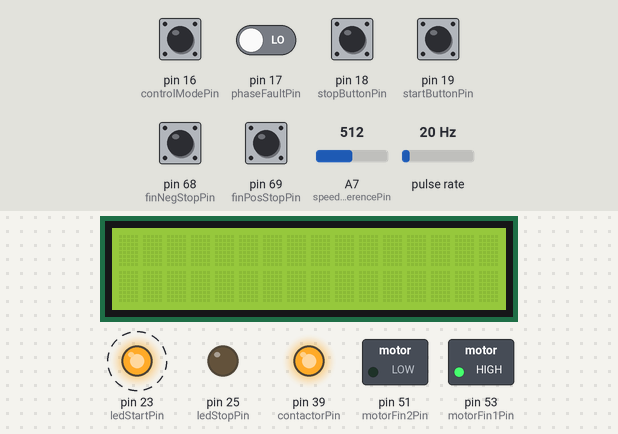
The sketch below on a simulated Arduino Mega 2560, built with avr-gcc and run on an emulated ATmega2560. On the bench: 16×2 character LCD, switched loads named in the sketch (green lamp = pin HIGH), output pins drawn as LEDs (lit = HIGH). Wiring (inferred from the names in the program): pulse sensor: data pin 2. Dashed ring = blinking. The inputs (shaded band) are chosen by the test bench; at power-on: pin 16 (controlModePin), pin 18 (stopButtonPin), pin 19 (startButtonPin), pin 68 (finNegStopPin), pin 69 (finPosStopPin) HIGH, pin 17 (phaseFaultPin) LOW, pulse rate 20 Hz, A7 (speedReferencePin) = 512. EEPROM starts erased; what the sketch prints to the serial monitor is not drawn.

Above: at 1.2 s.
1.3 s: pin 68 (finNegStopPin) pulled LOW for 0.15 s
At 3.4 s:
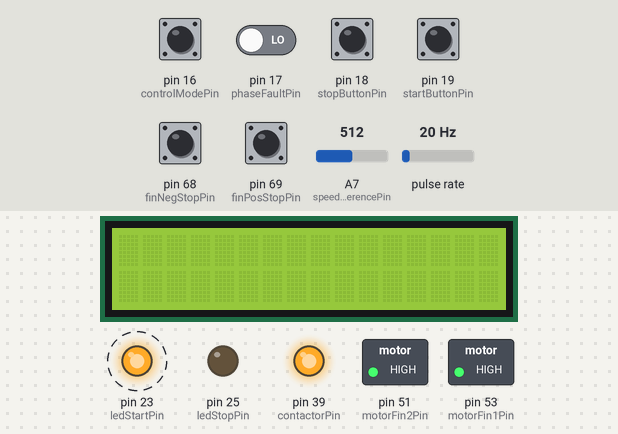
4.5 s: pin 17 (phaseFaultPin) driven HIGH
At 5.9 s:
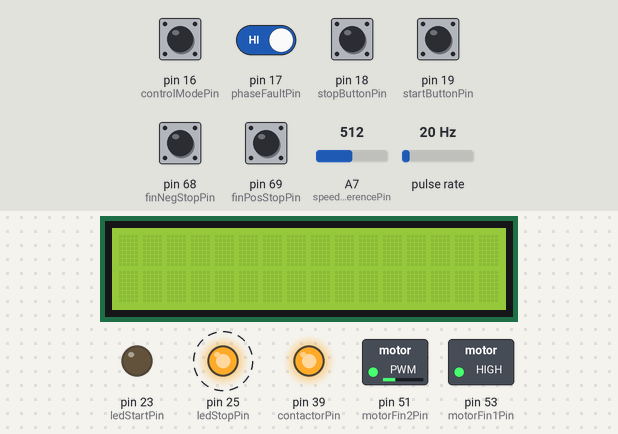
7.0 s: pin 68 (finNegStopPin) pulled LOW for 1 s
At 7.8 s:
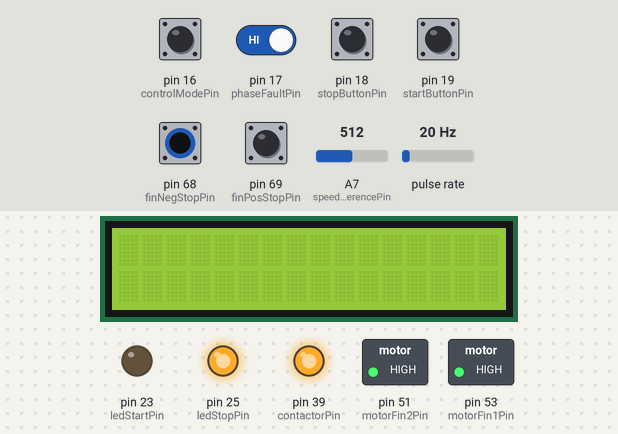
8.6 s: pin 17 (phaseFaultPin) driven LOW
At 10.97 s:
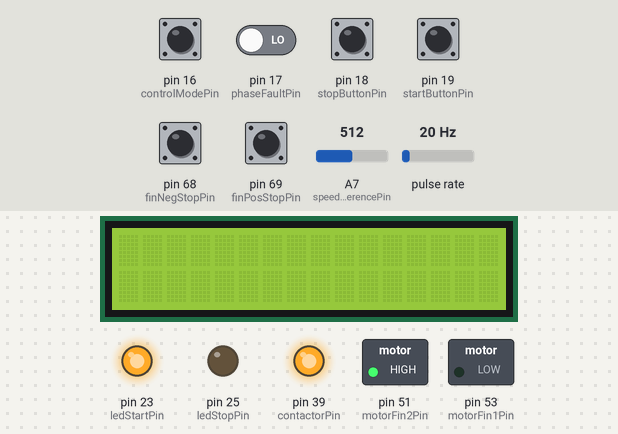
11.6 s: pin 18 (stopButtonPin) pulled LOW for 0.15 s
At 11.83 s:
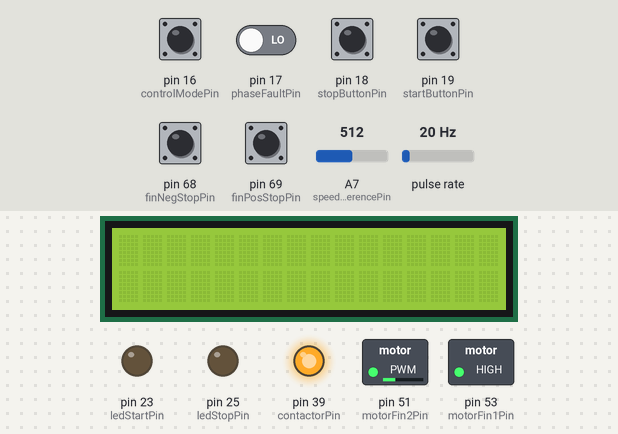
12.3 s: pulse rate (sensor on pin 2) set to 4 Hz
Timing chart, 0 to 16.3 s (numbered marks = the images above; inputs shaded):
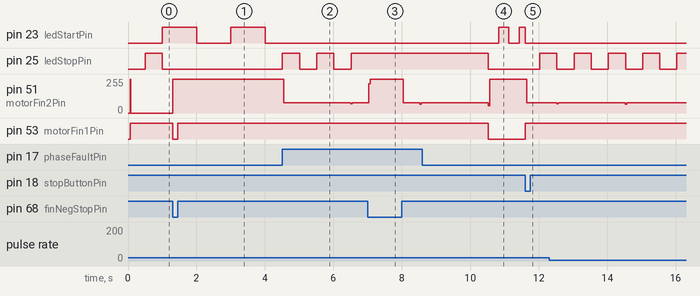

The sketch:

main_project.ino
```cpp
/*
  General comments here
*/

// === LIBRARIES
#include <Wire.h>
#include <LiquidCrystal_I2C.h>
#include <EEPROM.h>
#include<avr/wdt.h>


// === PIN MAPPING
#define speedSensorPin 2
#define speedReferencePin 61
#define startButtonPin 19
#define stopButtonPin 18
#define phaseFaultPin 17
#define controlModePin 16
#define finPosStopPin 69
#define finNegStopPin 68
//#define waterValvePosStopPin 67
//#define waterValveNegStopPin 66
//#define finPosSensorPin 62
#define motorFin1Pin 53 //49
#define motorFin2Pin 51 //47
#define ledStartPin 23
#define ledStopPin 25
#define contactorPin 39


// === CONSTANTS
#define displayAddress 0x27
#define displayCol 2
#define displayLin 16
#define N_MAGNETS 4

// === GLOBAL VARIABLES

// == Speed sensor calculation
volatile unsigned int speedSensorCount = 0;          // to count the pulses of the speed sensor
unsigned long lastSpeedSensorCount = 0;  // to be used as delta pulse count for speed calculationio
unsigned long speedSensorLastTime = 0;       // to be used as delta time for speed calculation
unsigned long dTime = 0;          // used in getActualSpeed function
unsigned long dPulse = 0;         // used in getActualSpeed function
unsigned long speedLastValue = 0; // used in getActualSpeed function

int speedValue_k =0;    // used for filter;
int speedValue_kp =0;
float alpha = 0; // alpha value, zero for no-filter at all;

int actualSpeed = 0;
int sum; //sums the vector to get average after...


// moving average filter definitions

const bool IS_FILTER = 0; // 0 for NON-FILTER, 1 for FILTER;
const int windowSize = 4; // the size of the moving window
int readings[windowSize];  // an array to store the last N readings
int index = 0;             // the current index in the array
int total = 0;             // the running total of the readings
int average = 0;           // the average of the readings


// variables for push buttons
unsigned long lastStartDebouncingTime = 0;
unsigned long lastStopDebouncingTime = 0;
int buttonStartState =1;
int buttonStopState = 1;
int deboucingTime = 50; //in ms;


// == LCD display
LiquidCrystal_I2C display(displayAddress, displayCol, displayLin);  // LCD display instance declaration
char line0[16];                              // buffer char vector for the line0 of the display
char line1[16];                              // buffer char vector for the line1 of the display

// CONTROL variables
int controlActualSpeed;
int controlReferenceSpeed;
int controlError;
int controlHist = 100;
int controlHistDead = 50;
int controlLastState = 0;

// variables used in the ROUTINE.INO
unsigned long lastTimeMillis1s0 = 0;
unsigned long lastTimeMillis0s5 = 0;
unsigned long lastTimeMillis2s0 = 0;
unsigned long lastTimeMillis0s3 = 0;
unsigned long watchDogTimeMillis = 0;
unsigned long lastTimeMillis10s0 = 0;
int time1s0 = 1000;
int time0s5 = 500;
int time0s3 = 300;
int time2s0 = 2000;
int time0s6 = 600;
int time10s0 = 10000;

int STATE = 0;  // 0 for INITIALIZATION
                // 1 for CONTROL
                // 2 for STOP

const int stateAddressEEPROM = 1;
const int stopButtonAddressEEPROM = 2;
const int stopPhaseFaultAddressEEPROM = 3;
const int stopFinAddressEEPROM = 4;
int temp_STATE_EEPROM = 0;


bool FLAG_FIN = 0;
// bool STATUS_INI = 1;

int controlCountContactor = 0;
int COUNT_STABLE_CONTACTOR = 5;
bool STABLE_CONTROL_CONTACTOR_FLAG = 0;

bool STOP_BUTTON_FLAG = 0;
bool STOP_PHASE_FAULT_FLAG = 0;
bool STOP_FIN_FLAG = 0;

bool STOP_MODE_FINISHED_FLAG = 0;

bool MESSAGE_SWAP_FLAG = 0;

bool STOP_PHASE_FAULT_AUTO_RESTART_FLAG = 0;


// == Swithes variables (NOT push button types)

int temp;


// === SETUP, code executed one time since uC started
void setup() {

  Serial.begin(9600);  //if needs serial
  wdt_disable();

  initSensors();    // sensors initialization
  initActuators() ;  // actuators initialization

  // SPECIAL CONDITION if a new arduino with epprom cleared is flashed.
  temp_STATE_EEPROM = EEPROM.read(stateAddressEEPROM);
  if (temp_STATE_EEPROM != 0 && temp_STATE_EEPROM != 1 && temp_STATE_EEPROM != 2 ){
    STATE = 0;
  }else{
    STATE = EEPROM.read(stateAddressEEPROM);
    STOP_BUTTON_FLAG = EEPROM.read(stopButtonAddressEEPROM);
    STOP_PHASE_FAULT_FLAG = EEPROM.read(stopPhaseFaultAddressEEPROM);
    STOP_FIN_FLAG = EEPROM.read(stopFinAddressEEPROM);
  }


  for (int i = 0; i < windowSize; i++) {
    readings[i] = 0;      // initialize all readings to zero
  }


  //ENABLE watch dog 2 seconds
  wdt_enable(WDTO_2S);


}


// === LOOP, code executed in loop after the SETUP part
void loop() {

  // setMotorFins(1);
  // STATE = -3;
  // Serial.println(STOP_PHASE_FAULT_FLAG);

  // EEPROM update only writes if the value is different, saving EEPROM cycles
  EEPROM.update(stateAddressEEPROM, STATE);
  EEPROM.update(stopButtonAddressEEPROM, STOP_BUTTON_FLAG);
  EEPROM.update(stopPhaseFaultAddressEEPROM, STOP_PHASE_FAULT_FLAG);
  EEPROM.update(stopFinAddressEEPROM, STOP_FIN_FLAG);


  //watchdog resets each .6s
  ///.6s time slot
  if ((millis()-watchDogTimeMillis) > 600){

    //things that have a 1s period;
    watchDogTimeMillis = millis();
    wdt_reset();
  }


  switch (STATE) {
    case 0:               // INITIALIZATION
      INITIALIZATION();
      break;

    case 1:
      CONTROL();
      break;

    case 2:               // STOP
      STOP();
      break;

    // BELOW CASES ARE ONLY FOR DEBUG

  }


/*
  //setMotorFins(-1);

    controlActualSpeed = getActualSpeed();
    controlReferenceSpeed = getSpeedReference();
    controlError = controlReferenceSpeed - controlActualSpeed;
    //Serial.println(controlError);
    //Serial.println(controlLastState);
  //  setMotorFins(1);

  lcdDisplaySpeed(controlActualSpeed);
  delay(500);

  if((controlError > controlHist))
    if((controlLastState == 0)){
        controlLastState = 1;
        setMotorFins(1);
        delay(1000);
        Serial.println("entrou 1");
  }
  if((controlError < 0))
    if(controlLastState == 1) {
      controlLastState = 0;
      setMotorFins(0);
      delay(1000);
      Serial.println("entrou 2");
  }
  if((controlError < -1*controlHist))
    if((controlLastState == 0)){
      controlLastState = -1;
      setMotorFins(-1);
      delay(1000);
      Serial.println("entrou 3");
  }
  if((controlError > 0))
    if((controlLastState == -1)){
      controlLastState = 0;
      setMotorFins(0);
      delay(1000);
      Serial.println("entrou 4");
  }
  Serial.print("control error=    "); Serial.println(controlError);
  Serial.print("controlLastState= "); Serial.println(controlLastState);


   /*
    if((controlError > controlHist)){
        if(controlLastState != 1){
            Serial.println("entrou");
            controlLastState = 1;
            //setMotorFins(0); delay(100);
            setMotorFins(1);
        }
    }
    if((controlError < controlHist)){
        if(controlLastState != -1){
            controlLastState = -1;
            //setMotorFins(0); delay(100);
            setMotorFins(-1);
        }
    }
    if((controlError < controlHist) && (controlError < controlHistDead)){
        if(controlLastState == 1){
          controlLastState = 0;
          setMotorFins(0);
        }
    }
    if((controlError > controlHist) && (controlError > controlHistDead)){
        if(controlLastState == -1){
          controlLastState = 0;
          setMotorFins(0);
        }
    }

    delay(1000);
    lcdDisplaySpeed();


    /*

  //Serial.println(getActualSpeed());

  //digitalWrite(ledStopPin, HIGH);
  //delay(1000);
  //digitalWrite(ledStopPin, LOW);
  //delay(1000);

  Serial.println("Sensors testing mode...");
  Serial.print("start button:                     "); Serial.println(getStartButtonStatus());
  Serial.print("stop button:                      "); Serial.println(getStopButtonStatus());
  Serial.print("fault condition:                  "); Serial.println(getPhaseFaultCondition());
  Serial.print("control mode:                     "); Serial.println(getControlMode());
  Serial.print("fin end travel sensor positive:   "); Serial.println(getFinEndSensorPositiveStatus());
  Serial.print("fin end travel sensor negative:   "); Serial.println(getFinEndSensorNegativeStatus());
  // Serial.print("water end travel sensor positive: "); Serial.println(getWaterValveEndSensorPositiveStatus());
  // Serial.print("water end travel sensor negative: "); Serial.println(getWaterValveEndSensorNegativeStatus());
  // Serial.print("fin position sensor:              "); Serial.println(getFinPosition());
  // Serial.println("-------");

  //setDisplay(getSpeedReference(), getActualSpeed(), 1);  // * SHALL BE INSIDE writeOutputs() after debugging...
  */

}
```

actuatorsFunctions.ino
```cpp
/*
  This *.ino file deals with all functions that are related to ACTUATORS:
    > LCD sensor
*/


/*
  Describe the initial behaviours of the actuators.
  This function is called in the setup() part of the main project code.
  Returns nothing.
*/
void initActuators(){
  // set the initial configs for the LCD display
  // display.begin(displayCol, displayLin);
  display.init();       //  initializatiton of the LCD display
  display.backlight();  //  turn on the backlight of the display
  display.clear();      //  cleans the display
  //display.noBacklight();

  pinMode(motorFin1Pin, OUTPUT);
  digitalWrite(motorFin1Pin, HIGH);
  pinMode(motorFin2Pin, OUTPUT);
  digitalWrite(motorFin2Pin, HIGH);

  pinMode(ledStartPin, OUTPUT);
  digitalWrite(ledStopPin, LOW);
  pinMode(ledStopPin, OUTPUT);
  digitalWrite(ledStopPin, LOW);

  pinMode(contactorPin, OUTPUT);
  digitalWrite(contactorPin, HIGH);


}
// ---------------------- //

/*
  set the LCD display accordingly to the inputs.
  > refValue:     the reference value that will be displayed in the first line;
  > actualValue:  last value of the given reading
  > controlMode:  0-Manual mode, 1-Speed control mode. Only changes the display information (% or RPM)
  Returns nothing.
*/

void lcdDisplaySpeed(int actualSpeed){
  // reading the reference and actual speed...
  // By some reason when input it direcly in below sprintf function, the pushbuttom interruption does not works well...
  //int actualSpeed;
  int refSpeed;
  refSpeed = getSpeedReference();
  //actualSpeed = getActualSpeed();
  //Serial.println(actualSpeed);
  //actualSpeed = 208;

  //Serial.print("value input function    "); Serial.println(actualSpeed);

  sprintf(line0, "REF. [RPM]  %4u", refSpeed);  // use %03u for leading zero or %3u for no-leading zero.
  display.setCursor(0, 0);                      // set the cursor to line 0, column 0
  display.print(line0);                         // print the buffer line0
  //Serial.println(line0);
  // LINE 1 of the display formatting, same idea of the LINE 0
  sprintf(line1, "ROTACAO     %4u", actualSpeed);
  display.setCursor(0, 1);
  display.print(line1);
  //Serial.println(line1);
}


void lcdDisplayMessage(char lin0[16], char lin1[16]){

  display.clear();

  display.setCursor(0, 0);                      // set the cursor to line 0, column 0
  display.print(lin0);                         // print the buffer line0
  //Serial.println(line0);
  // LINE 1 of the display formatting, same idea of the LINE 0
  display.setCursor(0, 1);
  display.print(lin1);
  //Serial.println(line1);

}

/*
  Set the direction of the FIN motor;
  1  - forward
  -1 - backwards
  0  - STOP
*/

void setMotorFins(int dir){
  if (dir == 1){
    // foward commands
    digitalWrite(motorFin1Pin, LOW);
    digitalWrite(motorFin2Pin, HIGH);
  }
  else if (dir == -1){
    digitalWrite(motorFin1Pin, HIGH);
    digitalWrite(motorFin2Pin, LOW);

  }else{
    digitalWrite(motorFin1Pin, HIGH);
    digitalWrite(motorFin2Pin, HIGH);
  }
}


/*
  SET the START LED state of the LED;
  1  - LED ON
  0  - LED OFF
*/

void setStartLed(int dir){
  if (dir == 1){
    digitalWrite(ledStartPin, HIGH);
  }
  else{
    digitalWrite(ledStartPin, LOW);
  }
}

/*
  SET the STOP LED state of the LED;
  1  - LED ON
  0  - LED OFF
*/

void setStopLed(int dir){
  if (dir == 1){
    digitalWrite(ledStopPin, HIGH);
  }
  else{
    digitalWrite(ledStopPin, LOW);
  }
}

/*
  SET the CONTACTOR to connect the gerator into the AC LINE;
  1  - LED ON
  0  - LED OFF
*/

void setContactor(int dir){
  if (dir == 0){
    digitalWrite(contactorPin, HIGH);
  }
  else{
    digitalWrite(contactorPin, LOW);
  }
}
```

sensorsFunctions.ino
```cpp
/*
  This *.ino file deals with all functions that are related to sensors:
    > speedSensor;
    > speedRefence;
*/

/*
  Describe the initial behaviours of the sensors.
  This function is called in the setup() part of the main project code.
  Returns: void.
*/
void initSensors(){
  // no need to initiate the speed refence sensor since it is a analog input;

  // set the interruption pin for the speed sensor and the function to deal with it
  attachInterrupt(digitalPinToInterrupt(speedSensorPin), countSensorHallISR, RISING);

  // set interruption pin for the START button
  pinMode(startButtonPin, INPUT);
  //attachInterrupt(digitalPinToInterrupt(startButtonPin), startButtonISR, RISING);

  // set interruption pin for the STOP button
  pinMode(stopButtonPin, INPUT);
  //attachInterrupt(digitalPinToInterrupt(stopButtonPin), stopButtonISR, RISING);

  // initialization pin for the phase fault sensor;
  pinMode(phaseFaultPin, INPUT);

  // initialization pin control mode;
  pinMode(controlModePin, INPUT_PULLUP);

  // initialization pin for end of travel sensors of the FINs;
  pinMode(finPosStopPin, INPUT_PULLUP);
  pinMode(finNegStopPin, INPUT_PULLUP);

  // pinMode(contactorPin, INPUT);

  // initialization pin for end of travel sensors of the WATER VALVE;
  //pinMode(waterValvePosStopPin, INPUT_PULLUP);
  //inMode(waterValveNegStopPin, INPUT_PULLUP);

}

/*
  Deals with the interruption that the speed sensor is attached;.
  It simply increases the variable speedSensorCount each time is called for further calculation;
  Returns: void (since it is a interruption deal function)
*/
void countSensorHallISR(){
  speedSensorCount++;
}

/*
  Get the value of the speedReference sensor;
  Basically reads the analog of the Speed reference pin and make some small mathematical
  processing in it;
  Returns: int, value of speed already converted in RPM;
*/
int getSpeedReference(){

  if(getControlMode()){
    return (analogRead(speedReferencePin)*-1 +1023);
  }else{
    return 540;
  }
}

/*
  Get the actual speed of turbine axis;
  Reads the pulses between this function call and calculate the speed;
  Returns: int, value of speed already converted in RPM;
*/

int getActualSpeed(){

  dTime  = millis() - speedSensorLastTime;
  speedSensorLastTime = millis();

  // RAW calculation
  dPulse = speedSensorCount-lastSpeedSensorCount;
  lastSpeedSensorCount = speedSensorCount;

  // RAW value of the speed
  speedLastValue = (60000*dPulse/dTime)/N_MAGNETS;

  if(IS_FILTER){ // if filter is activated

    total = total - readings[index];    // Remove the oldest entry from the sum
    readings[index] = speedLastValue;   // Add the newest reading to the window
    total = total + speedLastValue;     // Add the newest reading to the sum
    index = (index+1) % windowSize;     // Increment the index, and wrap to 0 if it exceeds the window size
    average = total / windowSize ;      // Divide the sum of the window by the window size for the result


    delayMicroseconds(1); // by some reason this function needs a small delay to work, seems like a bug.
    return average;

  }else{
    delayMicroseconds(1);   // by some reason this function needs a small delay to work, seems like a bug.
    return speedLastValue;

  }

}


/*
  Read and return the DIGITAL status of the phase fault sensor
  Returns:  0 if there is NO FAULT;
            1 if there is fault;
*/
int getPhaseFaultCondition(){
  return digitalRead(phaseFaultPin);
}

/*
  Read and return the DIGITAL status of the switch that controls the control mode
  Returns:  0 for FIXED REFERENCE control mode;
            1 for SPEED control mode;
*/
int getControlMode(){
  return digitalRead(controlModePin);
}

/*
  Read and return the DIGITAL status of the POSITIVE FIN TRAVEL END SENSOR
  Returns:  0 if sensor is no activated;
            1 if sensor is activated, ! MOTOR IS IN THE END OF THE TRAVEL !;
*/
int getFinEndSensorPositiveStatus(){
  return digitalRead(finPosStopPin);
}

/*
  Read and return the DIGITAL status of the NEGATIVE FIN TRAVEL END SENSOR
  Returns:  0 if sensor is no activated;
            1 if sensor is activated, ! MOTOR IS IN THE END OF THE TRAVEL !;
*/
int getFinEndSensorNegativeStatus(){
  return digitalRead(finNegStopPin);
}


/*
  Get if START BUTTON was pressed;
  It will return 1 if the Start Button was pressed, after that it will write zero on the variable
  Returns:  0 if the START BUTTON is PRESSED;
            1 if the START BUTTON is RELEASED.
*/
int getStartButtonStatus(){

  return !digitalRead(startButtonPin);
}

/*
  Get if STOP BUTTON was pressed;
  It will return 1 if the Stop Button was pressed, after that it will write zero on the variable
  Returns:  0 if the STOP BUTTON was NOT pressed;
            1 if the STOP BUTTON WAS PRESSED, after it sets the variable to zero.
*/
int getStopButtonStatus(){

    return !digitalRead(stopButtonPin);
}
```

Source omitted: routines.ino (7505 bytes)

Measured:
- after the input at 1.3 s, pin 25 (ledStopPin): stops changing and stays LOW; pin 51 (motorFin2Pin): 0/255 → 255/255 at once; pin 53 (motorFin1Pin): HIGH → LOW at once, → HIGH 0.15 s later
- after the input at 4.5 s, pin 23 (ledStartPin): stays LOW (without the input it goes to HIGH after 0.51 s); pin 25 (ledStopPin): alternates HIGH for 0.50 s and LOW for 0.50 s, starting at once; pin 51 (motorFin2Pin): 255/255 → 78/255 after 0.05 s, → 76/255 2.0 s later
- after the input at 7.0 s, pin 25 (ledStopPin): stops changing and stays HIGH
- after the input at 8.6 s, pin 23 (ledStartPin): LOW → HIGH after 2.2 s, → LOW 0.30 s later, → HIGH 0.30 s later; pin 25 (ledStopPin), pin 53 (motorFin1Pin): HIGH → LOW after 1.9 s
- after the input at 11.6 s, pin 25 (ledStopPin): LOW → HIGH after 0.43 s; pin 51 (motorFin2Pin): 255/255 → 78/255 after 0.05 s; pin 53 (motorFin1Pin): LOW → HIGH at once
